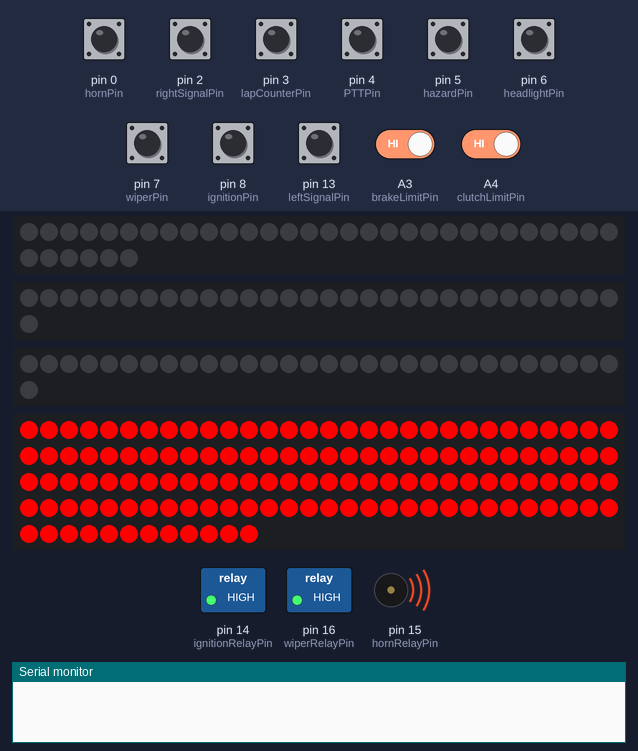
Bench run of a sketch on a simulated Arduino Uno, built with avr-gcc and run on an emulated ATmega328P. On the bench: 36 RGB LEDs in strip order, left to right, continuing on the next row, 2 × 31 RGB LEDs in strip order, left to right, continuing on the next row, 132 RGB LEDs in strip order, left to right, continuing on the next row, switched loads named in the sketch (green lamp = pin HIGH), buzzer (waves = sounding, pin HIGH), the last lines printed to the serial monitor. The inputs (shaded band) are chosen by the test bench; at power-on: A3 (brakeLimitPin), A4 (clutchLimitPin), pin 0 (hornPin), pin 2 (rightSignalPin), pin 3 (lapCounterPin), pin 4 (PTTPin), pin 5 (hazardPin), pin 6 (headlightPin), pin 7 (wiperPin), pin 8 (ignitionPin), pin 13 (leftSignalPin) HIGH.

Above: at 1.2 s.
1.3 s: pin 2 (rightSignalPin) pulled LOW for 0.15 s
At 1.47 s:
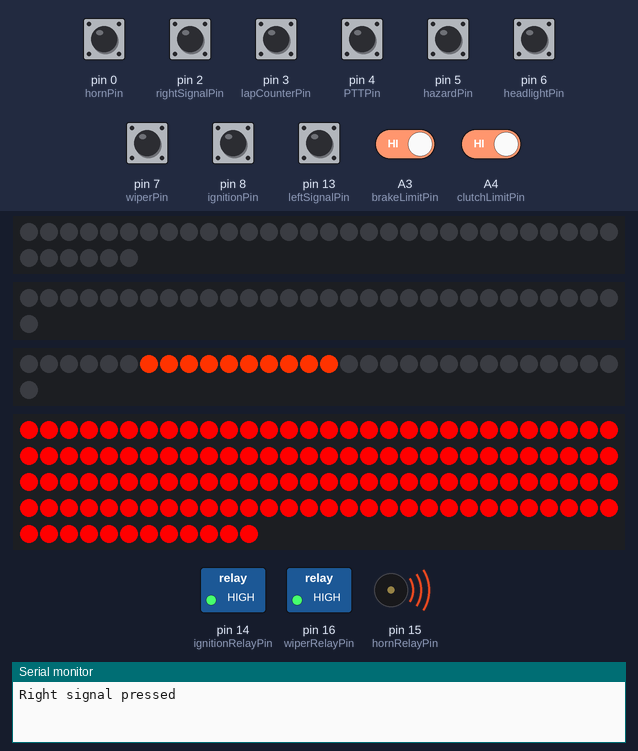
2.0 s: pin 5 (hazardPin) pulled LOW for 0.15 s
At 2.41 s:
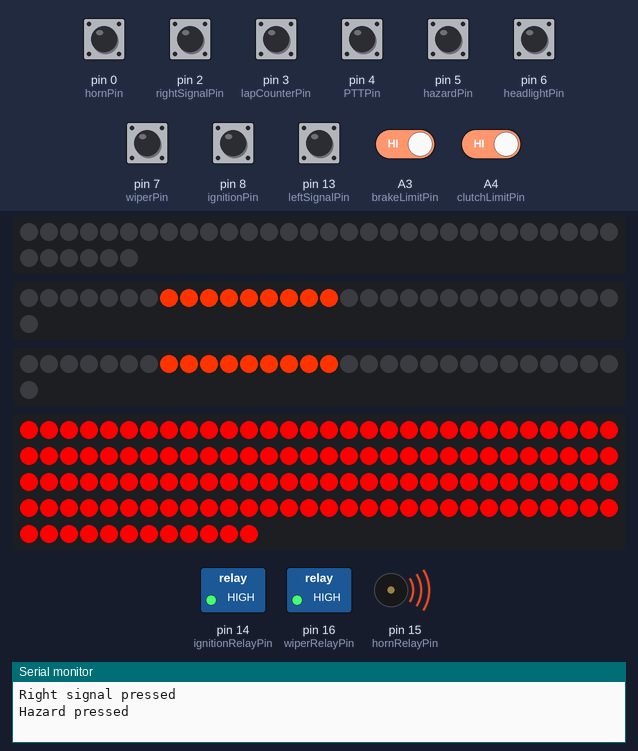
2.7 s: pin 6 (headlightPin) pulled LOW for 0.15 s
At 3.04 s:
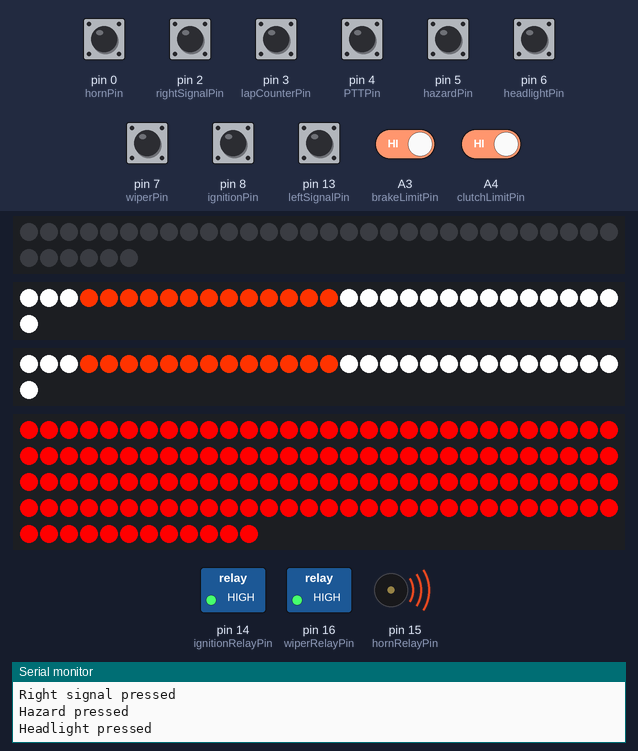
3.4 s: pin 5 (hazardPin) pulled LOW for 1 s
At 3.66 s:
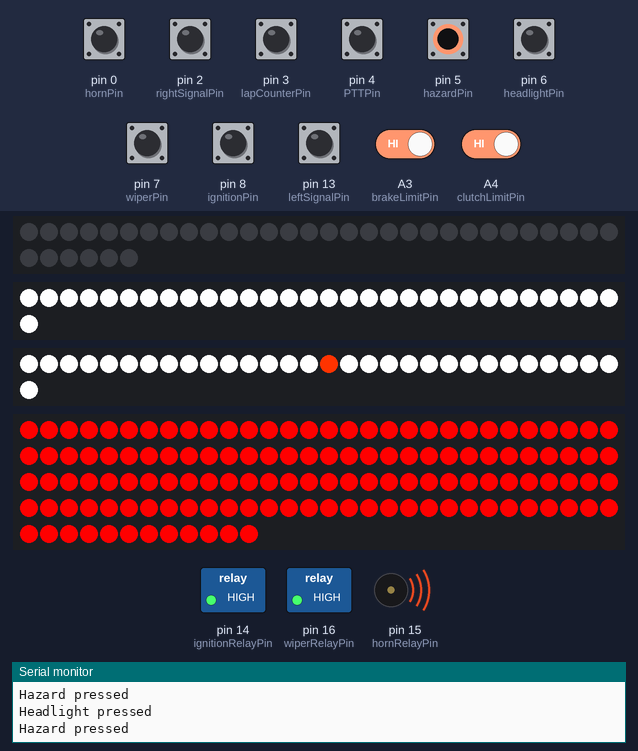
5.0 s: pin 2 (rightSignalPin) pulled LOW for 1 s
7.5 s: pin 0 (hornPin) pulled LOW for 0.15 s
At 7.58 s:
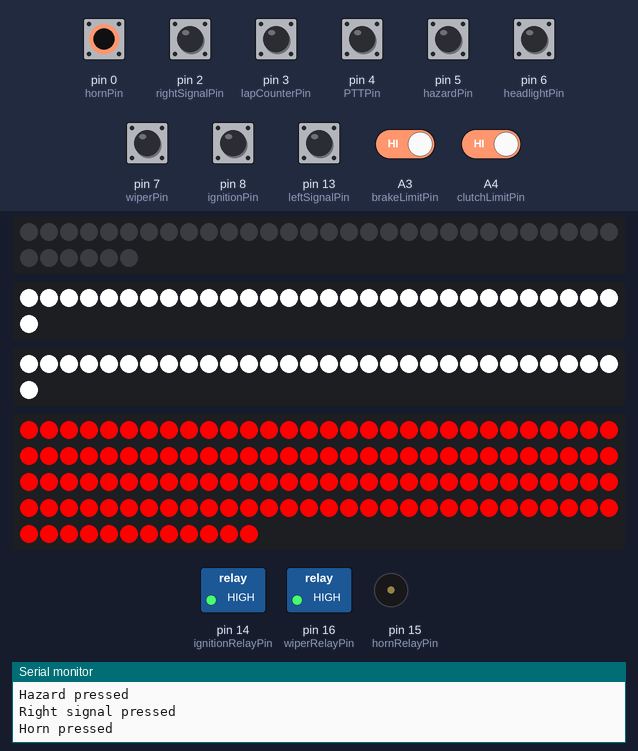
Timing chart, 0 to 10.1 s (numbered marks = the images above; inputs shaded):
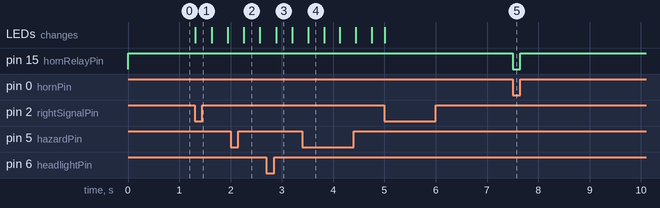

The sketch:

evos_arduino_button.ino
```cpp
#include <RBD_Timer.h>

#include <PinChangeInterrupt.h>
#include <PinChangeInterruptBoards.h>
#include <PinChangeInterruptPins.h>
#include <PinChangeInterruptSettings.h>

#include <Adafruit_NeoPixel.h>

// Timer for indicator scroll
RBD::Timer timer;

// Steering wheel pins
const int leftSignalPin = 13;
const int rightSignalPin = 2;
const int hornPin = 0;
const int lapCounterPin = 3;
const int PTTPin = 4;

// Button cluster pins
const int hazardPin = 5;
const int wiperPin = 7;
const int headlightPin = 6;
const int ignitionPin = 8;

// Limit switch pins
const int brakeLimitPin = A3;
const int clutchLimitPin = A4;

// LED strip control pins
const int leftFrontLEDPin = 9;
const int rightFrontLEDPin = 10;
const int rearLEDPin = 11;
const int starterLEDPin = 12;

// Relay control pins
const int ignitionRelayPin = 14;
const int hornRelayPin = 15;
const int wiperRelayPin = 16;

//LED Settings
#define LED_BRIGHTNESS 128
#define NUM_LEDS_FRONT 31
#define NUM_LEDS_FRONT_TOP 15
#define NUM_LEDS_REAR 132
#define NUM_LEDS_REAR_TOP 66
#define NUM_LEDS_REAR_TOP_SIDE 15
#define NUM_LEDS_STARTER 36

const int rearLeftTopLEDs[]={50,51,52,53,54,55,56,57,58,59,60,61,62,63,64,65};
const int rearLeftBottomLEDs[]={81,80,79,78,77,76,75,74,73,72,71,70,69,68,67,66};
const int rearRightTopLEDs[]={15,14,13,12,11,10,9,8,7,6,5,4,3,2,1,0};
const int rearRightBottomLEDs[]={116,117,118,119,120,121,122,123,124,125,126,127,128,129,130,131};

const int frontTopRow = 15;
const int rearTopRow = 100;

Adafruit_NeoPixel stripStarter = Adafruit_NeoPixel(NUM_LEDS_STARTER, starterLEDPin, NEO_GRB + NEO_KHZ800);
Adafruit_NeoPixel stripFrontLeft = Adafruit_NeoPixel(NUM_LEDS_FRONT, leftFrontLEDPin, NEO_GRB + NEO_KHZ800);
Adafruit_NeoPixel stripFrontRight = Adafruit_NeoPixel(NUM_LEDS_FRONT, rightFrontLEDPin, NEO_GRB + NEO_KHZ800);
Adafruit_NeoPixel stripRear = Adafruit_NeoPixel(NUM_LEDS_REAR, rearLEDPin, NEO_GRB + NEO_KHZ800);

uint32_t amber = stripRear.Color(255, 51, 0);
uint32_t halfred = stripRear.Color(50, 0, 0);
uint32_t fullred = stripRear.Color(255, 0, 0);
uint32_t fullwhite = stripRear.Color(255,255,255);
uint32_t halfwhite = stripRear.Color(127,127,127);

// DEVICE STATES
bool wiperState = false;
bool hornState = false;
bool ignitionState = false;
bool clutchState = false;

// LED STATES
const int BLANK = 0;
const int HAZARD = 1;
const int LEFT = 2;
const int RIGHT = 3;
const int HL = 4;
const int HL_HAZARD = 5;
const int HL_LEFT = 6;
const int HL_RIGHT = 7;

bool hazardState = false;
bool headlightState = false;
bool brakeState = true;
bool leftState = false;
bool rightState = false;
bool stateChanged = false;
int ledState = 0;
int amberCount = 0;

void setup() {
  Serial.begin(9600);

  // STEERING WHEEL PINS
  pinMode(leftSignalPin, INPUT_PULLUP);
  digitalWrite(leftSignalPin, HIGH);
  attachPinChangeInterrupt(digitalPinToPCINT(leftSignalPin), leftSignalTrigger, FALLING);
  pinMode(rightSignalPin, INPUT_PULLUP);
  attachPinChangeInterrupt(digitalPinToPCINT(rightSignalPin), rightSignalTrigger, FALLING);
  pinMode(hornPin, INPUT_PULLUP);
  attachPinChangeInterrupt(digitalPinToPCINT(hornPin), hornTrigger, CHANGE);
//  attachPinChangeInterrupt(digitalPinToPCINT(hornPin), hornReleaseTrigger, RISING);
  pinMode(lapCounterPin, INPUT_PULLUP);
  attachPinChangeInterrupt(digitalPinToPCINT(lapCounterPin), lapCounterTrigger, FALLING);
  pinMode(PTTPin, INPUT_PULLUP);
  attachPinChangeInterrupt(digitalPinToPCINT(PTTPin), PTTTrigger, FALLING);

  // BUTTON CLUSTER PINS
  pinMode(ignitionPin, INPUT_PULLUP);
  attachPinChangeInterrupt(digitalPinToPCINT(ignitionPin), ignitionTrigger, CHANGE);
//  attachPinChangeInterrupt(digitalPinToPCINT(ignitionPin), ignitionReleaseTrigger, RISING);
  pinMode(hazardPin, INPUT_PULLUP);
  attachPinChangeInterrupt(digitalPinToPCINT(hazardPin), hazardTrigger, FALLING);
  pinMode(wiperPin, INPUT_PULLUP);
  attachPinChangeInterrupt(digitalPinToPCINT(wiperPin), wiperTrigger, FALLING);
  pinMode(headlightPin, INPUT_PULLUP);
  attachPinChangeInterrupt(digitalPinToPCINT(headlightPin), headlightTrigger, FALLING);

  // LIMIT SWITCH PINS
  pinMode(brakeLimitPin, INPUT_PULLUP);
  attachPinChangeInterrupt(digitalPinToPCINT(brakeLimitPin), brakeTrigger, CHANGE);
  pinMode(clutchLimitPin, INPUT_PULLUP);
  attachPinChangeInterrupt(digitalPinToPCINT(clutchLimitPin), clutchTrigger, CHANGE);

  // RELAY CONTROL PINS
  pinMode(ignitionRelayPin, OUTPUT);
  digitalWrite(ignitionRelayPin, HIGH);
  pinMode(hornRelayPin, OUTPUT);
  digitalWrite(hornRelayPin, HIGH);
  pinMode(wiperRelayPin, OUTPUT);
  digitalWrite(wiperRelayPin, HIGH);

  // LED STRIP PREP
  stripStarter.begin();
  stripStarter.show();
  stripFrontLeft.begin();
  stripFrontLeft.show();
  stripFrontRight.begin();
  stripFrontRight.show();
  stripRear.begin();
  stripRear.show();

  // INDICATOR SCROLL TIMING
  timer.setHertz(32);
}

void loop() {
  if(timer.onRestart()) {
    updateAmbers();
  }
  if(stateChanged){
    stateChanged = false;
    parseLEDState();
    updateLEDs();
  }
}


void updateAmbers() {
  if(amberCount == NUM_LEDS_FRONT_TOP+1){
    amberCount = 0;
  }
  amberCount++;
  stateChanged = true;
}


void updateLEDs() {
  stripStarter.clear();
  stripFrontLeft.clear();
  stripFrontRight.clear();
  stripRear.clear();

  switch(ledState) {
    case BLANK:
      // do nothing
      break;

    case HAZARD:
      for (int i = 0; i < amberCount; i++){
        stripFrontLeft.setPixelColor(NUM_LEDS_FRONT_TOP-i, amber);
        stripFrontRight.setPixelColor(NUM_LEDS_FRONT_TOP-i, amber);
      }
      for (int i = 0; i < amberCount; i++){
        stripRear.setPixelColor(rearLeftTopLEDs[i], amber);
        stripRear.setPixelColor(rearLeftBottomLEDs[i], amber);
        stripRear.setPixelColor(rearRightTopLEDs[i], amber);
        stripRear.setPixelColor(rearRightBottomLEDs[i], amber);
      }
      break;

    case LEFT:
      for (int i = 0; i < amberCount; i++){
        stripFrontLeft.setPixelColor(NUM_LEDS_FRONT_TOP-i, amber);
      }
      for (int i = 0; i < amberCount; i++){
        stripRear.setPixelColor(rearLeftTopLEDs[i], amber);
        stripRear.setPixelColor(rearLeftBottomLEDs[i], amber);
      }
      break;

    case RIGHT:
      for (int i = 0; i < amberCount; i++){
        stripFrontRight.setPixelColor(NUM_LEDS_FRONT_TOP-i, amber);
      }
      for (int i = 0; i < amberCount; i++){
        stripRear.setPixelColor(rearRightTopLEDs[i], amber);
        stripRear.setPixelColor(rearRightBottomLEDs[i], amber);
      }
      break;

    case HL:
      for (int i = 0; i < NUM_LEDS_FRONT; i++){
        stripFrontRight.setPixelColor(i, fullwhite);
        stripFrontLeft.setPixelColor(i, fullwhite);
      }
      for (int i = 0; i < NUM_LEDS_REAR; i++){
        stripRear.setPixelColor(i, halfred);
      }
      break;

    case HL_HAZARD:
      for (int i = 0; i < NUM_LEDS_FRONT; i++){
        stripFrontRight.setPixelColor(i, fullwhite);
        stripFrontLeft.setPixelColor(i, fullwhite);
      }
      for (int i = 0; i < NUM_LEDS_REAR; i++){
        stripRear.setPixelColor(i, halfred);
      }
      for (int i = 0; i < amberCount; i++){
        stripFrontLeft.setPixelColor(NUM_LEDS_FRONT_TOP-i, amber);
        stripFrontRight.setPixelColor(NUM_LEDS_FRONT_TOP-i, amber);
      }
      for (int i = 0; i < amberCount; i++){
        stripRear.setPixelColor(rearLeftTopLEDs[i], amber);
        stripRear.setPixelColor(rearLeftBottomLEDs[i], amber);
        stripRear.setPixelColor(rearRightTopLEDs[i], amber);
        stripRear.setPixelColor(rearRightBottomLEDs[i], amber);
      }
      break;

    case HL_LEFT:
      for (int i = 0; i < NUM_LEDS_FRONT; i++){
        stripFrontRight.setPixelColor(i, fullwhite);
        stripFrontLeft.setPixelColor(i, fullwhite);
      }
      for (int i = 0; i < NUM_LEDS_REAR; i++){
        stripRear.setPixelColor(i, halfred);
      }
      for (int i = 0; i < amberCount; i++){
        stripFrontLeft.setPixelColor(NUM_LEDS_FRONT_TOP-i, amber);
      }
      for (int i = 0; i < amberCount; i++){
        stripRear.setPixelColor(rearLeftTopLEDs[i], amber);
        stripRear.setPixelColor(rearLeftBottomLEDs[i], amber);
      }
    case HL_RIGHT:
      for (int i = 0; i < NUM_LEDS_FRONT; i++){
        stripFrontRight.setPixelColor(i, fullwhite);
        stripFrontLeft.setPixelColor(i, fullwhite);
      }
      for (int i = 0; i < NUM_LEDS_REAR; i++){
        stripRear.setPixelColor(i, halfred);
      }
      for (int i = 0; i < amberCount; i++){
        stripFrontRight.setPixelColor(NUM_LEDS_FRONT_TOP-i, amber);
      }
      for (int i = 0; i < amberCount; i++){
        stripRear.setPixelColor(rearRightTopLEDs[i], amber);
        stripRear.setPixelColor(rearRightBottomLEDs[i], amber);
      }
  }

  if (brakeState) {
    for (int i = 0; i < NUM_LEDS_REAR; i++){
        stripRear.setPixelColor(i, fullred);
      }
  }
  stripStarter.show();
  stripFrontLeft.show();
  stripFrontRight.show();
  stripRear.show();
}

void parseLEDState() {
  if(!headlightState) {  // headlights off
      if(hazardState) {
        ledState = HAZARD;
      } else if (leftState) {
        ledState = LEFT;
      } else if (rightState) {
        ledState = RIGHT;
      } else {
        ledState = BLANK;
      }
    } else {  // headlights on
      if(hazardState) {
        ledState = HL_HAZARD;
      } else if (leftState) {
        ledState = HL_LEFT;
      } else if (rightState) {
        ledState = HL_RIGHT;
      } else {
        ledState = HL;
      }
    }
}

// STEERING WHEEL TRIGGERS
void leftSignalTrigger() {
  Serial.println("Left signal pressed");
  leftState = !leftState;
  stateChanged = true;
}

void rightSignalTrigger() {
  Serial.println("Right signal pressed");
  rightState = !rightState;
  stateChanged = true;
}

void hornTrigger() {
  Serial.println("Horn pressed");
  hornState = !hornState;
  digitalWrite(hornRelayPin, !hornState);
}

void PTTTrigger() {
  Serial.println("PTT pressed");
}

void lapCounterTrigger() {
  Serial.println("Lap counter pressed");
}


// BUTTON CLUSTER TRIGGERS
void ignitionTrigger(){
  Serial.println("Ignition pressed");
  ignitionState = !ignitionState;
  digitalWrite(ignitionRelayPin, !ignitionState);
}

void ignitionReleaseTrigger() {
  Serial.println("Ignition released");
  digitalWrite(hornRelayPin, HIGH);
}

void hazardTrigger() {
  Serial.println("Hazard pressed");
  hazardState = !hazardState;
  stateChanged = true;
}

void wiperTrigger() {
  Serial.println("Wiper pressed");
  wiperState = !wiperState;
  digitalWrite(wiperRelayPin, !wiperState);
}

void headlightTrigger() {
  Serial.println("Headlight pressed");
  headlightState = !headlightState;
  stateChanged = true;
}


// LIMIT SWITCHES
void brakeTrigger() {
  Serial.println("Brake pressed");
  brakeState = !brakeState;
  stateChanged = true;
}

void clutchTrigger() {
  Serial.println("Clutch pressed");
  clutchState = !clutchState;
}
```

Measured:
- after the input at 1.3 s, the LEDs: change at once (image 1)
- after the input at 2.0 s, the LEDs: change after 0.26 s (image 2)
- after the input at 2.7 s, the LEDs: change after 0.19 s (image 3)
- after the input at 3.4 s, the LEDs: change after 0.11 s (image 4)
- after the input at 7.5 s, pin 15 (hornRelayPin): HIGH → LOW at once, → HIGH 0.15 s later
